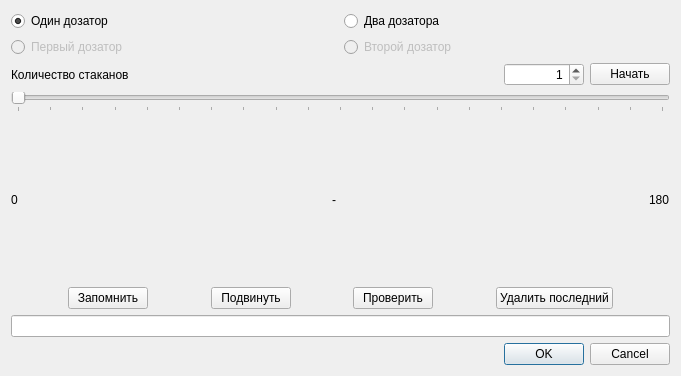
<?xml version="1.0" encoding="UTF-8"?>
<ui version="4.0">
 <class>dosersetup</class>
 <widget class="QDialog" name="dosersetup">
  <property name="geometry">
   <rect>
    <x>0</x>
    <y>0</y>
    <width>681</width>
    <height>376</height>
   </rect>
  </property>
  <property name="windowTitle">
   <string>Dialog</string>
  </property>
  <layout class="QVBoxLayout" name="verticalLayout_2">
   <item>
    <layout class="QHBoxLayout" name="horizontalLayout">
     <property name="sizeConstraint">
      <enum>QLayout::SetFixedSize</enum>
     </property>
     <item>
      <widget class="QRadioButton" name="rdOneDoser">
       <property name="text">
        <string>Один дозатор</string>
       </property>
       <property name="checked">
        <bool>true</bool>
       </property>
       <attribute name="buttonGroup">
        <string notr="true">buttonGroup_2</string>
       </attribute>
      </widget>
     </item>
     <item>
      <widget class="QRadioButton" name="rdMultiDosers">
       <property name="text">
        <string>Два дозатора</string>
       </property>
       <attribute name="buttonGroup">
        <string notr="true">buttonGroup_2</string>
       </attribute>
      </widget>
     </item>
    </layout>
   </item>
   <item>
    <layout class="QHBoxLayout" name="horizontalLayout_5">
     <item>
      <widget class="QRadioButton" name="rdDoser1">
       <property name="enabled">
        <bool>false</bool>
       </property>
       <property name="text">
        <string>Первый дозатор</string>
       </property>
       <property name="autoExclusive">
        <bool>true</bool>
       </property>
       <attribute name="buttonGroup">
        <string notr="true">buttonGroup</string>
       </attribute>
      </widget>
     </item>
     <item>
      <widget class="QRadioButton" name="rdDoser2">
       <property name="enabled">
        <bool>false</bool>
       </property>
       <property name="text">
        <string>Второй дозатор</string>
       </property>
       <property name="autoExclusive">
        <bool>true</bool>
       </property>
       <attribute name="buttonGroup">
        <string notr="true">buttonGroup</string>
       </attribute>
      </widget>
     </item>
    </layout>
   </item>
   <item>
    <layout class="QHBoxLayout" name="horizontalLayout_2">
     <item>
      <widget class="QLabel" name="lblCupCount">
       <property name="text">
        <string>Количество стаканов</string>
       </property>
      </widget>
     </item>
     <item>
      <widget class="QSpinBox" name="spnCount">
       <property name="maximumSize">
        <size>
         <width>80</width>
         <height>16777215</height>
        </size>
       </property>
       <property name="alignment">
        <set>Qt::AlignRight|Qt::AlignTrailing|Qt::AlignVCenter</set>
       </property>
       <property name="minimum">
        <number>1</number>
       </property>
      </widget>
     </item>
     <item>
      <widget class="QPushButton" name="btnStartTune">
       <property name="sizePolicy">
        <sizepolicy hsizetype="Fixed" vsizetype="Fixed">
         <horstretch>0</horstretch>
         <verstretch>0</verstretch>
        </sizepolicy>
       </property>
       <property name="text">
        <string>Начать</string>
       </property>
      </widget>
     </item>
    </layout>
   </item>
   <item>
    <widget class="QSlider" name="slAngle">
     <property name="maximum">
      <number>200</number>
     </property>
     <property name="pageStep">
      <number>5</number>
     </property>
     <property name="orientation">
      <enum>Qt::Horizontal</enum>
     </property>
     <property name="tickPosition">
      <enum>QSlider::TicksBelow</enum>
     </property>
     <property name="tickInterval">
      <number>10</number>
     </property>
    </widget>
   </item>
   <item>
    <layout class="QHBoxLayout" name="horizontalLayout_4">
     <item>
      <widget class="QLabel" name="label">
       <property name="text">
        <string>0</string>
       </property>
      </widget>
     </item>
     <item>
      <spacer name="horizontalSpacer_6">
       <property name="orientation">
        <enum>Qt::Horizontal</enum>
       </property>
       <property name="sizeHint" stdset="0">
        <size>
         <width>40</width>
         <height>20</height>
        </size>
       </property>
      </spacer>
     </item>
     <item>
      <widget class="QLabel" name="lbCurrentAngle">
       <property name="text">
        <string>-</string>
       </property>
      </widget>
     </item>
     <item>
      <spacer name="horizontalSpacer_5">
       <property name="orientation">
        <enum>Qt::Horizontal</enum>
       </property>
       <property name="sizeHint" stdset="0">
        <size>
         <width>40</width>
         <height>20</height>
        </size>
       </property>
      </spacer>
     </item>
     <item>
      <widget class="QLabel" name="label_3">
       <property name="text">
        <string>180</string>
       </property>
      </widget>
     </item>
    </layout>
   </item>
   <item>
    <layout class="QHBoxLayout" name="horizontalLayout_3">
     <item>
      <spacer name="horizontalSpacer_2">
       <property name="orientation">
        <enum>Qt::Horizontal</enum>
       </property>
       <property name="sizeHint" stdset="0">
        <size>
         <width>40</width>
         <height>20</height>
        </size>
       </property>
      </spacer>
     </item>
     <item>
      <widget class="QPushButton" name="btSavePos">
       <property name="maximumSize">
        <size>
         <width>200</width>
         <height>16777215</height>
        </size>
       </property>
       <property name="text">
        <string>Запомнить</string>
       </property>
      </widget>
     </item>
     <item>
      <spacer name="horizontalSpacer_7">
       <property name="orientation">
        <enum>Qt::Horizontal</enum>
       </property>
       <property name="sizeHint" stdset="0">
        <size>
         <width>40</width>
         <height>20</height>
        </size>
       </property>
      </spacer>
     </item>
     <item>
      <widget class="QPushButton" name="btnMove">
       <property name="text">
        <string>Подвинуть</string>
       </property>
      </widget>
     </item>
     <item>
      <spacer name="horizontalSpacer_4">
       <property name="orientation">
        <enum>Qt::Horizontal</enum>
       </property>
       <property name="sizeHint" stdset="0">
        <size>
         <width>40</width>
         <height>20</height>
        </size>
       </property>
      </spacer>
     </item>
     <item>
      <widget class="QPushButton" name="btnTest">
       <property name="text">
        <string>Проверить</string>
       </property>
      </widget>
     </item>
     <item>
      <spacer name="horizontalSpacer">
       <property name="orientation">
        <enum>Qt::Horizontal</enum>
       </property>
       <property name="sizeHint" stdset="0">
        <size>
         <width>40</width>
         <height>20</height>
        </size>
       </property>
      </spacer>
     </item>
     <item>
      <widget class="QPushButton" name="btnDeleteLast">
       <property name="text">
        <string>Удалить последний</string>
       </property>
      </widget>
     </item>
     <item>
      <spacer name="horizontalSpacer_3">
       <property name="orientation">
        <enum>Qt::Horizontal</enum>
       </property>
       <property name="sizeHint" stdset="0">
        <size>
         <width>40</width>
         <height>20</height>
        </size>
       </property>
      </spacer>
     </item>
    </layout>
   </item>
   <item>
    <widget class="QLineEdit" name="edResult"/>
   </item>
   <item>
    <widget class="QDialogButtonBox" name="buttonBox">
     <property name="orientation">
      <enum>Qt::Horizontal</enum>
     </property>
     <property name="standardButtons">
      <set>QDialogButtonBox::Cancel|QDialogButtonBox::Ok</set>
     </property>
    </widget>
   </item>
  </layout>
 </widget>
 <resources/>
 <connections>
  <connection>
   <sender>buttonBox</sender>
   <signal>accepted()</signal>
   <receiver>dosersetup</receiver>
   <slot>accept()</slot>
   <hints>
    <hint type="sourcelabel">
     <x>248</x>
     <y>254</y>
    </hint>
    <hint type="destinationlabel">
     <x>157</x>
     <y>274</y>
    </hint>
   </hints>
  </connection>
  <connection>
   <sender>buttonBox</sender>
   <signal>rejected()</signal>
   <receiver>dosersetup</receiver>
   <slot>reject()</slot>
   <hints>
    <hint type="sourcelabel">
     <x>316</x>
     <y>260</y>
    </hint>
    <hint type="destinationlabel">
     <x>286</x>
     <y>274</y>
    </hint>
   </hints>
  </connection>
 </connections>
 <buttongroups>
  <buttongroup name="buttonGroup"/>
  <buttongroup name="buttonGroup_2"/>
 </buttongroups>
</ui>
